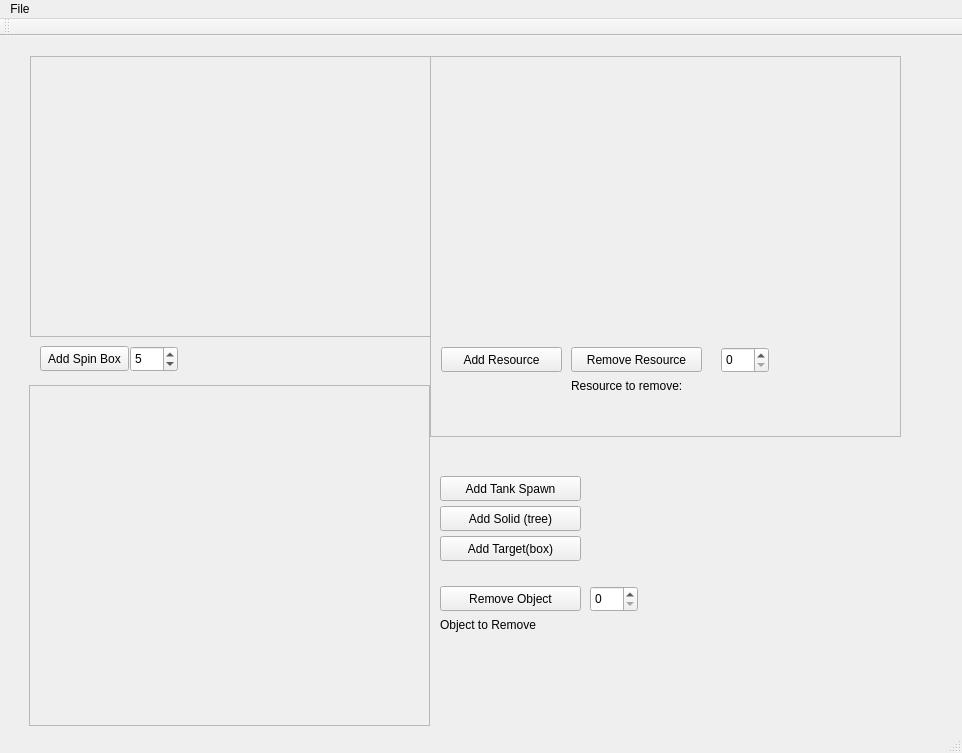
<?xml version="1.0" encoding="UTF-8"?>
<ui version="4.0">
 <class>MainWindow</class>
 <widget class="QMainWindow" name="MainWindow">
  <property name="geometry">
   <rect>
    <x>0</x>
    <y>0</y>
    <width>962</width>
    <height>753</height>
   </rect>
  </property>
  <property name="windowTitle">
   <string>MainWindow</string>
  </property>
  <widget class="QWidget" name="centralWidget">
   <widget class="QPushButton" name="spinButton">
    <property name="geometry">
     <rect>
      <x>40</x>
      <y>310</y>
      <width>89</width>
      <height>25</height>
     </rect>
    </property>
    <property name="text">
     <string>Add Spin Box</string>
    </property>
   </widget>
   <widget class="QScrollArea" name="scrollArea">
    <property name="geometry">
     <rect>
      <x>30</x>
      <y>20</y>
      <width>401</width>
      <height>281</height>
     </rect>
    </property>
    <property name="widgetResizable">
     <bool>true</bool>
    </property>
    <widget class="QWidget" name="scrollAreaWidgetContents">
     <property name="geometry">
      <rect>
       <x>0</x>
       <y>0</y>
       <width>399</width>
       <height>279</height>
      </rect>
     </property>
     <widget class="QWidget" name="gridLayoutWidget">
      <property name="geometry">
       <rect>
        <x>9</x>
        <y>9</y>
        <width>381</width>
        <height>261</height>
       </rect>
      </property>
      <layout class="QGridLayout" name="gridLayout"/>
     </widget>
    </widget>
   </widget>
   <widget class="QSpinBox" name="spinBox">
    <property name="geometry">
     <rect>
      <x>130</x>
      <y>310</y>
      <width>48</width>
      <height>26</height>
     </rect>
    </property>
    <property name="value">
     <number>5</number>
    </property>
   </widget>
   <widget class="QScrollArea" name="scrollArea_resources">
    <property name="geometry">
     <rect>
      <x>430</x>
      <y>20</y>
      <width>471</width>
      <height>381</height>
     </rect>
    </property>
    <property name="widgetResizable">
     <bool>true</bool>
    </property>
    <widget class="QWidget" name="scrollAreaWidgetContents_2">
     <property name="geometry">
      <rect>
       <x>0</x>
       <y>0</y>
       <width>469</width>
       <height>379</height>
      </rect>
     </property>
     <widget class="QWidget" name="verticalLayoutWidget">
      <property name="geometry">
       <rect>
        <x>9</x>
        <y>9</y>
        <width>451</width>
        <height>261</height>
       </rect>
      </property>
      <layout class="QVBoxLayout" name="verticalLayout"/>
     </widget>
     <widget class="QPushButton" name="add_resource">
      <property name="geometry">
       <rect>
        <x>10</x>
        <y>290</y>
        <width>121</width>
        <height>25</height>
       </rect>
      </property>
      <property name="text">
       <string>Add Resource</string>
      </property>
     </widget>
     <widget class="QPushButton" name="remove_resource">
      <property name="geometry">
       <rect>
        <x>140</x>
        <y>290</y>
        <width>131</width>
        <height>25</height>
       </rect>
      </property>
      <property name="text">
       <string>Remove Resource</string>
      </property>
     </widget>
     <widget class="QSpinBox" name="spin_select_ressource">
      <property name="geometry">
       <rect>
        <x>290</x>
        <y>290</y>
        <width>48</width>
        <height>26</height>
       </rect>
      </property>
     </widget>
     <widget class="QLabel" name="label">
      <property name="geometry">
       <rect>
        <x>140</x>
        <y>320</y>
        <width>141</width>
        <height>17</height>
       </rect>
      </property>
      <property name="text">
       <string>Resource to remove:</string>
      </property>
     </widget>
     <widget class="QLabel" name="resource_label">
      <property name="geometry">
       <rect>
        <x>10</x>
        <y>340</y>
        <width>451</width>
        <height>20</height>
       </rect>
      </property>
      <property name="text">
       <string>&lt;AS OF NOW RESOURCES IS UNITERACTABLE!&gt;</string>
      </property>
     </widget>
    </widget>
   </widget>
   <widget class="QScrollArea" name="scrollArea_objects">
    <property name="geometry">
     <rect>
      <x>29</x>
      <y>349</y>
      <width>401</width>
      <height>341</height>
     </rect>
    </property>
    <property name="widgetResizable">
     <bool>true</bool>
    </property>
    <widget class="QWidget" name="scrollAreaWidgetContents_3">
     <property name="geometry">
      <rect>
       <x>0</x>
       <y>0</y>
       <width>399</width>
       <height>339</height>
      </rect>
     </property>
     <widget class="QWidget" name="verticalLayoutWidget_2">
      <property name="geometry">
       <rect>
        <x>10</x>
        <y>10</y>
        <width>111</width>
        <height>321</height>
       </rect>
      </property>
      <layout class="QVBoxLayout" name="object_label_area"/>
     </widget>
     <widget class="QWidget" name="verticalLayoutWidget_3">
      <property name="geometry">
       <rect>
        <x>129</x>
        <y>9</y>
        <width>121</width>
        <height>321</height>
       </rect>
      </property>
      <layout class="QVBoxLayout" name="object_loc_1_area"/>
     </widget>
     <widget class="QWidget" name="verticalLayoutWidget_4">
      <property name="geometry">
       <rect>
        <x>259</x>
        <y>10</y>
        <width>131</width>
        <height>321</height>
       </rect>
      </property>
      <layout class="QVBoxLayout" name="object_loc_2_area"/>
     </widget>
    </widget>
   </widget>
   <widget class="QPushButton" name="tank_button">
    <property name="geometry">
     <rect>
      <x>440</x>
      <y>440</y>
      <width>141</width>
      <height>25</height>
     </rect>
    </property>
    <property name="text">
     <string>Add Tank Spawn</string>
    </property>
   </widget>
   <widget class="QPushButton" name="tree_button">
    <property name="geometry">
     <rect>
      <x>440</x>
      <y>470</y>
      <width>141</width>
      <height>25</height>
     </rect>
    </property>
    <property name="text">
     <string>Add Solid (tree)</string>
    </property>
   </widget>
   <widget class="QPushButton" name="target_button">
    <property name="geometry">
     <rect>
      <x>440</x>
      <y>500</y>
      <width>141</width>
      <height>25</height>
     </rect>
    </property>
    <property name="text">
     <string>Add Target(box)</string>
    </property>
   </widget>
   <widget class="QPushButton" name="remove_object_button">
    <property name="geometry">
     <rect>
      <x>440</x>
      <y>550</y>
      <width>141</width>
      <height>25</height>
     </rect>
    </property>
    <property name="text">
     <string>Remove Object</string>
    </property>
   </widget>
   <widget class="QSpinBox" name="remove_object_box">
    <property name="geometry">
     <rect>
      <x>590</x>
      <y>550</y>
      <width>48</width>
      <height>26</height>
     </rect>
    </property>
   </widget>
   <widget class="QLabel" name="label_remove">
    <property name="geometry">
     <rect>
      <x>440</x>
      <y>580</y>
      <width>191</width>
      <height>17</height>
     </rect>
    </property>
    <property name="text">
     <string>Object to Remove</string>
    </property>
   </widget>
   <widget class="QLabel" name="label_remove_dynamic">
    <property name="geometry">
     <rect>
      <x>440</x>
      <y>600</y>
      <width>141</width>
      <height>17</height>
     </rect>
    </property>
    <property name="text">
     <string>&lt;PLACEHOLDER&gt;</string>
    </property>
   </widget>
  </widget>
  <widget class="QMenuBar" name="menuBar">
   <property name="geometry">
    <rect>
     <x>0</x>
     <y>0</y>
     <width>962</width>
     <height>22</height>
    </rect>
   </property>
   <widget class="QMenu" name="menuFile">
    <property name="title">
     <string>File</string>
    </property>
    <addaction name="actionload"/>
    <addaction name="actionsave"/>
    <addaction name="actionnew"/>
   </widget>
   <addaction name="menuFile"/>
  </widget>
  <widget class="QToolBar" name="mainToolBar">
   <attribute name="toolBarArea">
    <enum>TopToolBarArea</enum>
   </attribute>
   <attribute name="toolBarBreak">
    <bool>false</bool>
   </attribute>
  </widget>
  <widget class="QStatusBar" name="statusBar"/>
  <action name="actionload">
   <property name="text">
    <string>load</string>
   </property>
  </action>
  <action name="actionsave">
   <property name="text">
    <string>save</string>
   </property>
  </action>
  <action name="actionnew">
   <property name="text">
    <string>new</string>
   </property>
  </action>
 </widget>
 <layoutdefault spacing="6" margin="11"/>
 <resources/>
 <connections/>
</ui>
